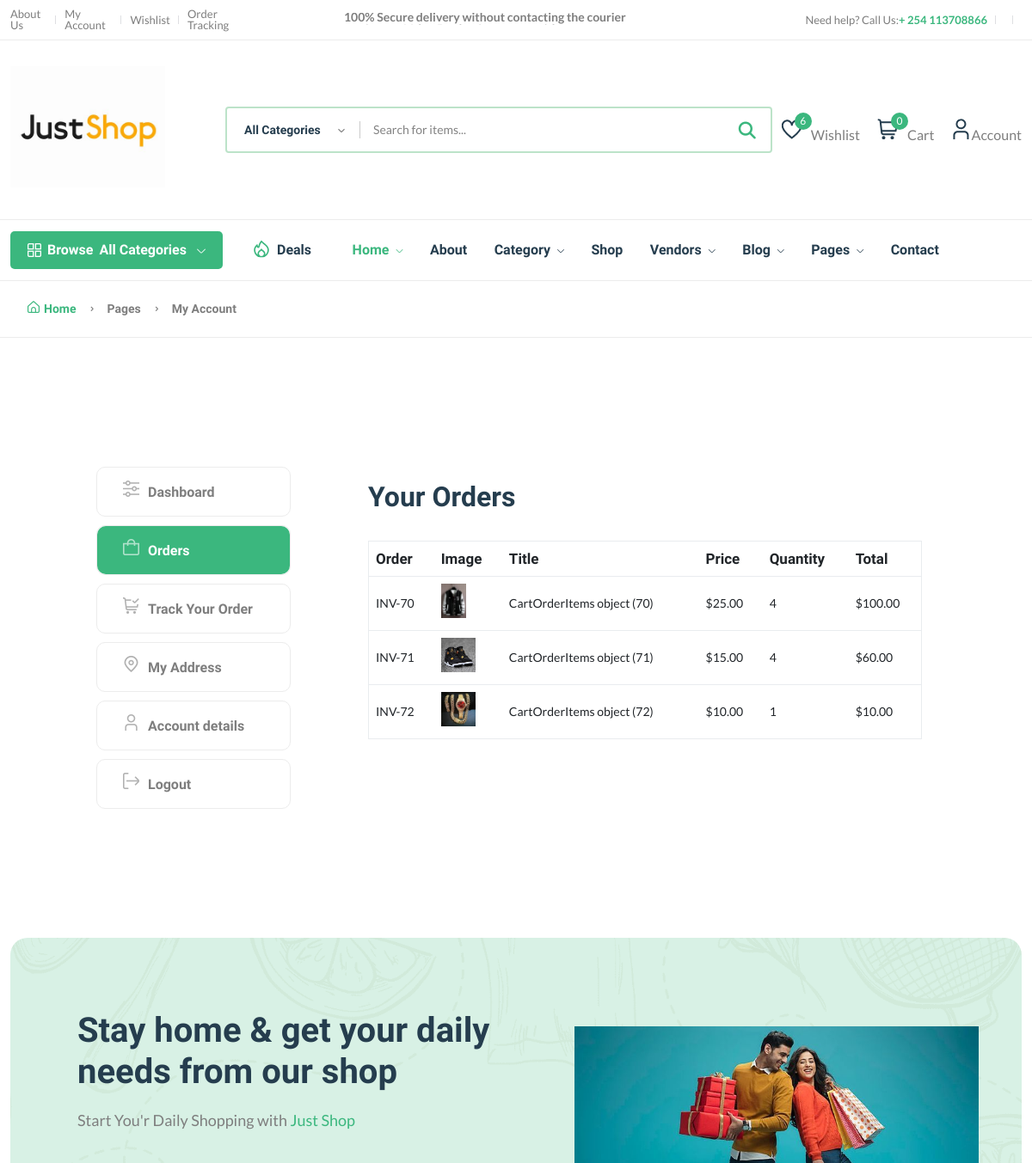
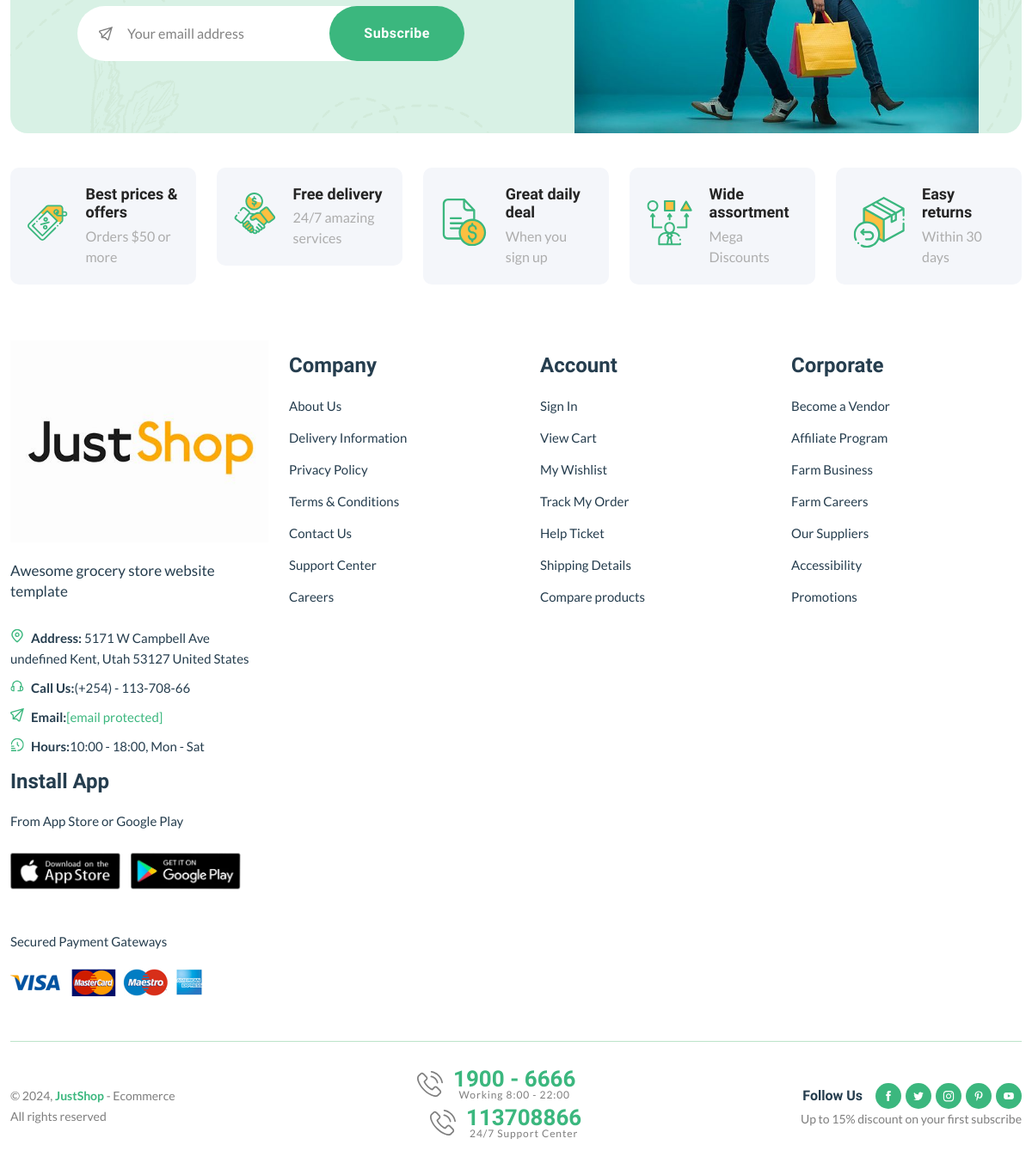
The page /dashboard/order/26 (signed in) on the database its author committed (2 pictures, top to bottom).
### core/models.py (models this page shows, shortened)
class CartOrderItems(models.Model):
    order=models.ForeignKey(CartOrder,on_delete=models.CASCADE)
    invoice_no=models.CharField(max_length=200)
    product_status=models.CharField(max_length=200)
    item=models.CharField(max_length=200)
    image=models.CharField(max_length=200)
    quantity=models.IntegerField(default=0)
    price=models.DecimalField(max_digits=999999999999,decimal_places=2,default="0.00")
    total=models.DecimalField(max_digits=999999999999,decimal_places=2,default="0.00")
    class Meta:
        verbose_name_plural="Cart Order Items"

### core/views.py (the view)
# urls.py: path("dashboard/order/<int:id>",order_detail,name="orderdetail"),
def order_detail(request,id):
    order=CartOrder.objects.get(user=request.user,id=id)
    order_items=CartOrderItems.objects.filter(order=order)
    context={
        "order_items":order_items,
    }
    return render(request,'core/order-details.html',context)

### core/context_processor.py (called while the page is built)
def default(request):
    categories=Category.objects.all()
    vendors=Vendor.objects.all()
    min_max_price=Product.objects.aggregate(Min("price"),Max("price"))
    try:
        address=Address.objects.get(user=request.user)
    except:
        address=None
    return {
        'categories':categories,
        'address':address,
        'vendors':vendors,
        'min_max_price':min_max_price,
    }

### templates/core/order-details.html (shortened to what this page needs)
{% extends "sections/base.html" %}
{% load static %}
{% block content %}
    <main class="main pages">
        <div class="page-header breadcrumb-wrap">
            <div class="container">
                <div class="breadcrumb">
                    <a href="index.html" rel="nofollow"><i class="fi-rs-home mr-5"></i>Home</a>
                    <span></span> Pages <span></span> My Account
                </div>
            </div>
        </div>
        <div class="page-content pt-150 pb-150">
            <div class="container">
                <div class="row">
                    <div class="col-lg-10 m-auto">
                        <div class="row">
                            <div class="col-md-3">
                                <div class="dashboard-menu">
                                    <ul class="nav flex-column" role="tablist">
                                        <li class="nav-item">
                                            <a class="nav-link " id="dashboard-tab" data-bs-toggle="tab" href="{% url 'core:dashboard' %}" role="tab" aria-controls="dashboard" aria-selected="false"><i class="fi-rs-settings-sliders mr-10"></i>Dashboard</a>
                                        </li>
                                        <li class="nav-item">
                                            <a class="nav-link active show" id="orders-tab" data-bs-toggle="tab" href="#orders" role="tab" aria-controls="orders" aria-selected="false"><i class="fi-rs-shopping-bag mr-10"></i>Orders</a>
                                        </li>
                                        <li class="nav-item">
                                            <a class="nav-link" id="track-orders-tab" data-bs-toggle="tab" href="#track-orders" role="tab" aria-controls="track-orders" aria-selected="false"><i class="fi-rs-shopping-cart-check mr-10"></i>Track Your Order</a>
                                        </li>
                                        <li class="nav-item">
                                            <a class="nav-link" id="address-tab" data-bs-toggle="tab" href="#address" role="tab" aria-controls="address" aria-selected="true"><i class="fi-rs-marker mr-10"></i>My Address</a>
                                        </li>
                                        <li class="nav-item">
                                            <a class="nav-link" id="account-detail-tab" data-bs-toggle="tab" href="#account-detail" role="tab" aria-controls="account-detail" aria-selected="true"><i class="fi-rs-user mr-10"></i>Account details</a>
                                        </li>
                                        <li class="nav-item">
                                            <a class="nav-link" href="{% url 'userauths:login' %}"><i class="fi-rs-sign-out mr-10"></i>Logout</a>
                                        </li>
                                    </ul>
                                </div>
                            </div>
                            <div class="col-md-9">
                                <div class="tab-content account dashboard-content pl-50">
                                    <div class="tab-pane fade active show" id="orders" role="tabpanel" aria-labelledby="orders-tab">
                                        <div class="card">
                                            <div class="card-header">
                                                <h3 class="mb-0">Your Orders</h3>
                                            </div>
                                            <div class="card-body">
                                                <div class="table-responsive">
                                                    <table class="table">
                                                        <thead>
                                                            <tr>
                                                                <th>Order</th>
                                                                <th>Image</th>
                                                                <th>Title</th>
                                                                <th>Price</th>
                                                                <th>Quantity</th>
                                                                <th>Total</th>
                                                            </tr>
                                                        </thead>
                                                        <tbody>
                                                            {% for order_item in order_items %}
                                                            <tr>
                                                                <td>INV-{{order_item.id}}</td>
                                                                <td>
                                                                    <p><img src="{{order_item.image}}" style="widtg: 40px; height:40px;" alt=""></p>
                                                                </td>
                                                                <td>{{order_item}}</td>
                                                                <td>${{order_item.price}}</td>
                                                                <td>{{order_item.quantity}}</td>
                                                                <td>${{order_item.total}}</td>
                                                            </tr>
                                                        </tbody>
                                                    </table>
                                                </div>
                                            </div>
                                        </div>
                                    </div>
                                </div>
                            </div>
                        </div>
                    </div>
                </div>
            </div>
        </div>
    </main>
{% endblock content%}

### rows shown on the page
CartOrderItems: id "70", image (picture), id "CartOrderItems object (70)", price "25.00", quantity "4", total "100.00"
CartOrderItems: id "71", image (picture), id "CartOrderItems object (71)", price "15.00", quantity "4", total "60.00"
CartOrderItems: id "72", image (picture), id "CartOrderItems object (72)", price "10.00", quantity "1", total "10.00"

### other values the page prints
{{ request.session.cart_data_obj|length }} "0"
